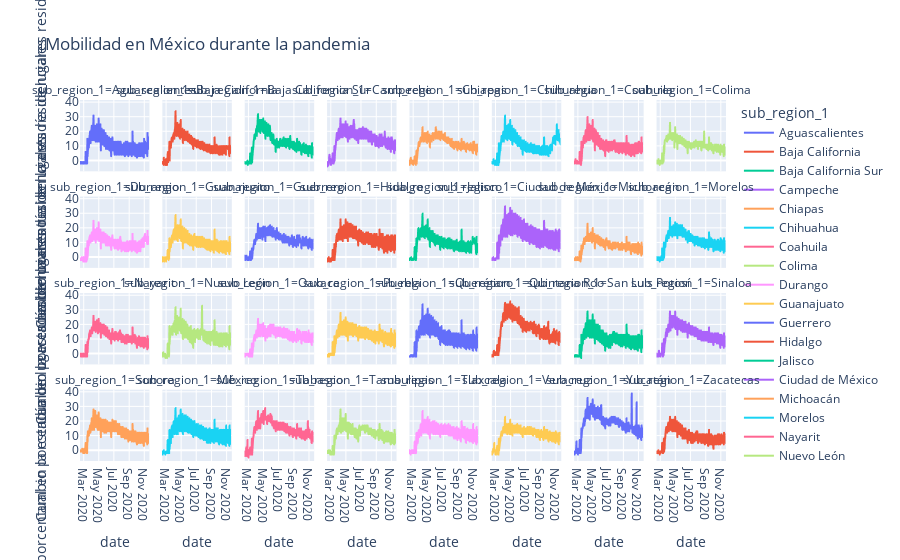

Notebook cell for this chart:
### Markdown cell above
### Gráficas de Prueba

### Code cell
fig = px.line(mob_google[mob_google["sub_region_1"].notnull()], 
              x="date", y="Cambio porcentual en la estadía de lugares residenciales",
              color="sub_region_1", facet_col = "sub_region_1", 
              facet_col_wrap=8, title = "Mobilidad en México durante la pandemia", )
fig.show()

### Figure 1 — Plotly figure (JSON) as saved in the notebook; plotly's stock layout.template omitted (floating-point values rounded to 4 significant figures; data arrays with more than 128 entries replaced by an {"elided": "..."} marker saying what was removed)
{"data": [{"hovertemplate": "sub_region_1=Aguascalientes<br>date=%{x}<br>Cambio porcentual en la estadía de lugares residenciales=%{y}<extra></extra>", "legendgroup": "Aguascalientes", "line": {"color": "#636efa", "dash": "solid"}, "mode": "lines", "name": "Aguascalientes", "showlegend": true, "type": "scattergl", "x": {"elided": "282 str values"}, "xaxis": "x25", "y": {"elided": "282 int values"}, "yaxis": "y25"}, {"hovertemplate": "sub_region_1=Baja California<br>date=%{x}<br>Cambio porcentual en la estadía de lugares residenciales=%{y}<extra></extra>", "legendgroup": "Baja California", "line": {"color": "#EF553B", "dash": "solid"}, "mode": "lines", "name": "Baja California", "showlegend": true, "type": "scattergl", "x": {"elided": "282 str values"}, "xaxis": "x26", "y": {"elided": "282 int values"}, "yaxis": "y26"}, {"hovertemplate": "sub_region_1=Baja California Sur<br>date=%{x}<br>Cambio porcentual en la estadía de lugares residenciales=%{y}<extra></extra>", "legendgroup": "Baja California Sur", "line": {"color": "#00cc96", "dash": "solid"}, "mode": "lines", "name": "Baja California Sur", "showlegend": true, "type": "scattergl", "x": {"elided": "282 str values"}, "xaxis": "x27", "y": {"elided": "282 int values"}, "yaxis": "y27"}, {"hovertemplate": "sub_region_1=Campeche<br>date=%{x}<br>Cambio porcentual en la estadía de lugares residenciales=%{y}<extra></extra>", "legendgroup": "Campeche", "line": {"color": "#ab63fa", "dash": "solid"}, "mode": "lines", "name": "Campeche", "showlegend": true, "type": "scattergl", "x": {"elided": "282 str values"}, "xaxis": "x28", "y": {"elided": "282 int values"}, "yaxis": "y28"}, {"hovertemplate": "sub_region_1=Chiapas<br>date=%{x}<br>Cambio porcentual en la estadía de lugares residenciales=%{y}<extra></extra>", "legendgroup": "Chiapas", "line": {"color": "#FFA15A", "dash": "solid"}, "mode": "lines", "name": "Chiapas", "showlegend": true, "type": "scattergl", "x": {"elided": "282 str values"}, "xaxis": "x29", "y": {"elided": "282 int values"}, "yaxis": "y29"}, {"hovertemplate": "sub_region_1=Chihuahua<br>date=%{x}<br>Cambio porcentual en la estadía de lugares residenciales=%{y}<extra></extra>", "legendgroup": "Chihuahua", "line": {"color": "#19d3f3", "dash": "solid"}, "mode": "lines", "name": "Chihuahua", "showlegend": true, "type": "scattergl", "x": {"elided": "282 str values"}, "xaxis": "x30", "y": {"elided": "282 int values"}, "yaxis": "y30"}, {"hovertemplate": "sub_region_1=Coahuila<br>date=%{x}<br>Cambio porcentual en la estadía de lugares residenciales=%{y}<extra></extra>", "legendgroup": "Coahuila", "line": {"color": "#FF6692", "dash": "solid"}, "mode": "lines", "name": "Coahuila", "showlegend": true, "type": "scattergl", "x": {"elided": "282 str values"}, "xaxis": "x31", "y": {"elided": "282 int values"}, "yaxis": "y31"}, {"hovertemplate": "sub_region_1=Colima<br>date=%{x}<br>Cambio porcentual en la estadía de lugares residenciales=%{y}<extra></extra>", "legendgroup": "Colima", "line": {"color": "#B6E880", "dash": "solid"}, "mode": "lines", "name": "Colima", "showlegend": true, "type": "scattergl", "x": {"elided": "282 str values"}, "xaxis": "x32", "y": {"elided": "282 int values"}, "yaxis": "y32"}, {"hovertemplate": "sub_region_1=Durango<br>date=%{x}<br>Cambio porcentual en la estadía de lugares residenciales=%{y}<extra></extra>", "legendgroup": "Durango", "line": {"color": "#FF97FF", "dash": "solid"}, "mode": "lines", "name": "Durango", "showlegend": true, "type": "scattergl", "x": {"elided": "282 str values"}, "xaxis": "x17", "y": {"elided": "282 int values"}, "yaxis": "y17"}, {"hovertemplate": "sub_region_1=Guanajuato<br>date=%{x}<br>Cambio porcentual en la estadía de lugares residenciales=%{y}<extra></extra>", "legendgroup": "Guanajuato", "line": {"color": "#FECB52", "dash": "solid"}, "mode": "lines", "name": "Guanajuato", "showlegend": true, "type": "scattergl", "x": {"elided": "282 str values"}, "xaxis": "x18", "y": {"elided": "282 int values"}, "yaxis": "y18"}, {"hovertemplate": "sub_region_1=Guerrero<br>date=%{x}<br>Cambio porcentual en la estadía de lugares residenciales=%{y}<extra></extra>", "legendgroup": "Guerrero", "line": {"color": "#636efa", "dash": "solid"}, "mode": "lines", "name": "Guerrero", "showlegend": true, "type": "scattergl", "x": {"elided": "282 str values"}, "xaxis": "x19", "y": {"elided": "282 int values"}, "yaxis": "y19"}, {"hovertemplate": "sub_region_1=Hidalgo<br>date=%{x}<br>Cambio porcentual en la estadía de lugares residenciales=%{y}<extra></extra>", "legendgroup": "Hidalgo", "line": {"color": "#EF553B", "dash": "solid"}, "mode": "lines", "name": "Hidalgo", "showlegend": true, "type": "scattergl", "x": {"elided": "282 str values"}, "xaxis": "x20", "y": {"elided": "282 int values"}, "yaxis": "y20"}, {"hovertemplate": "sub_region_1=Jalisco<br>date=%{x}<br>Cambio porcentual en la estadía de lugares residenciales=%{y}<extra></extra>", "legendgroup": "Jalisco", "line": {"color": "#00cc96", "dash": "solid"}, "mode": "lines", "name": "Jalisco", "showlegend": true, "type": "scattergl", "x": {"elided": "282 str values"}, "xaxis": "x21", "y": {"elided": "282 int values"}, "yaxis": "y21"}, {"hovertemplate": "sub_region_1=Ciudad de México<br>date=%{x}<br>Cambio porcentual en la estadía de lugares residenciales=%{y}<extra></extra>", "legendgroup": "Ciudad de México", "line": {"color": "#ab63fa", "dash": "solid"}, "mode": "lines", "name": "Ciudad de México", "showlegend": true, "type": "scattergl", "x": {"elided": "282 str values"}, "xaxis": "x22", "y": {"elided": "282 int values"}, "yaxis": "y22"}, {"hovertemplate": "sub_region_1=Michoacán<br>date=%{x}<br>Cambio porcentual en la estadía de lugares residenciales=%{y}<extra></extra>", "legendgroup": "Michoacán", "line": {"color": "#FFA15A", "dash": "solid"}, "mode": "lines", "name": "Michoacán", "showlegend": true, "type": "scattergl", "x": {"elided": "282 str values"}, "xaxis": "x23", "y": {"elided": "282 int values"}, "yaxis": "y23"}, {"hovertemplate": "sub_region_1=Morelos<br>date=%{x}<br>Cambio porcentual en la estadía de lugares residenciales=%{y}<extra></extra>", "legendgroup": "Morelos", "line": {"color": "#19d3f3", "dash": "solid"}, "mode": "lines", "name": "Morelos", "showlegend": true, "type": "scattergl", "x": {"elided": "282 str values"}, "xaxis": "x24", "y": {"elided": "282 int values"}, "yaxis": "y24"}, {"hovertemplate": "sub_region_1=Nayarit<br>date=%{x}<br>Cambio porcentual en la estadía de lugares residenciales=%{y}<extra></extra>", "legendgroup": "Nayarit", "line": {"color": "#FF6692", "dash": "solid"}, "mode": "lines", "name": "Nayarit", "showlegend": true, "type": "scattergl", "x": {"elided": "282 str values"}, "xaxis": "x9", "y": {"elided": "282 int values"}, "yaxis": "y9"}, {"hovertemplate": "sub_region_1=Nuevo León<br>date=%{x}<br>Cambio porcentual en la estadía de lugares residenciales=%{y}<extra></extra>", "legendgroup": "Nuevo León", "line": {"color": "#B6E880", "dash": "solid"}, "mode": "lines", "name": "Nuevo León", "showlegend": true, "type": "scattergl", "x": {"elided": "282 str values"}, "xaxis": "x10", "y": {"elided": "282 int values"}, "yaxis": "y10"}, {"hovertemplate": "sub_region_1=Oaxaca<br>date=%{x}<br>Cambio porcentual en la estadía de lugares residenciales=%{y}<extra></extra>", "legendgroup": "Oaxaca", "line": {"color": "#FF97FF", "dash": "solid"}, "mode": "lines", "name": "Oaxaca", "showlegend": true, "type": "scattergl", "x": {"elided": "282 str values"}, "xaxis": "x11", "y": {"elided": "282 int values"}, "yaxis": "y11"}, {"hovertemplate": "sub_region_1=Puebla<br>date=%{x}<br>Cambio porcentual en la estadía de lugares residenciales=%{y}<extra></extra>", "legendgroup": "Puebla", "line": {"color": "#FECB52", "dash": "solid"}, "mode": "lines", "name": "Puebla", "showlegend": true, "type": "scattergl", "x": {"elided": "282 str values"}, "xaxis": "x12", "y": {"elided": "282 int values"}, "yaxis": "y12"}, {"hovertemplate": "sub_region_1=Querétaro<br>date=%{x}<br>Cambio porcentual en la estadía de lugares residenciales=%{y}<extra></extra>", "legendgroup": "Querétaro", "line": {"color": "#636efa", "dash": "solid"}, "mode": "lines", "name": "Querétaro", "showlegend": true, "type": "scattergl", "x": {"elided": "282 str values"}, "xaxis": "x13", "y": {"elided": "282 int values"}, "yaxis": "y13"}, {"hovertemplate": "sub_region_1=Quintana Roo<br>date=%{x}<br>Cambio porcentual en la estadía de lugares residenciales=%{y}<extra></extra>", "legendgroup": "Quintana Roo", "line": {"color": "#EF553B", "dash": "solid"}, "mode": "lines", "name": "Quintana Roo", "showlegend": true, "type": "scattergl", "x": {"elided": "282 str values"}, "xaxis": "x14", "y": {"elided": "282 int values"}, "yaxis": "y14"}, {"hovertemplate": "sub_region_1=San Luis Potosí<br>date=%{x}<br>Cambio porcentual en la estadía de lugares residenciales=%{y}<extra></extra>", "legendgroup": "San Luis Potosí", "line": {"color": "#00cc96", "dash": "solid"}, "mode": "lines", "name": "San Luis Potosí", "showlegend": true, "type": "scattergl", "x": {"elided": "282 str values"}, "xaxis": "x15", "y": {"elided": "282 int values"}, "yaxis": "y15"}, {"hovertemplate": "sub_region_1=Sinaloa<br>date=%{x}<br>Cambio porcentual en la estadía de lugares residenciales=%{y}<extra></extra>", "legendgroup": "Sinaloa", "line": {"color": "#ab63fa", "dash": "solid"}, "mode": "lines", "name": "Sinaloa", "showlegend": true, "type": "scattergl", "x": {"elided": "282 str values"}, "xaxis": "x16", "y": {"elided": "282 int values"}, "yaxis": "y16"}, {"hovertemplate": "sub_region_1=Sonora<br>date=%{x}<br>Cambio porcentual en la estadía de lugares residenciales=%{y}<extra></extra>", "legendgroup": "Sonora", "line": {"color": "#FFA15A", "dash": "solid"}, "mode": "lines", "name": "Sonora", "showlegend": true, "type": "scattergl", "x": {"elided": "282 str values"}, "xaxis": "x", "y": {"elided": "282 int values"}, "yaxis": "y"}, {"hovertemplate": "sub_region_1=México<br>date=%{x}<br>Cambio porcentual en la estadía de lugares residenciales=%{y}<extra></extra>", "legendgroup": "México", "line": {"color": "#19d3f3", "dash": "solid"}, "mode": "lines", "name": "México", "showlegend": true, "type": "scattergl", "x": {"elided": "282 str values"}, "xaxis": "x2", "y": {"elided": "282 int values"}, "yaxis": "y2"}, {"hovertemplate": "sub_region_1=Tabasco<br>date=%{x}<br>Cambio porcentual en la estadía de lugares residenciales=%{y}<extra></extra>", "legendgroup": "Tabasco", "line": {"color": "#FF6692", "dash": "solid"}, "mode": "lines", "name": "Tabasco", "showlegend": true, "type": "scattergl", "x": {"elided": "282 str values"}, "xaxis": "x3", "y": {"elided": "282 int values"}, "yaxis": "y3"}, {"hovertemplate": "sub_region_1=Tamaulipas<br>date=%{x}<br>Cambio porcentual en la estadía de lugares residenciales=%{y}<extra></extra>", "legendgroup": "Tamaulipas", "line": {"color": "#B6E880", "dash": "solid"}, "mode": "lines", "name": "Tamaulipas", "showlegend": true, "type": "scattergl", "x": {"elided": "282 str values"}, "xaxis": "x4", "y": {"elided": "282 int values"}, "yaxis": "y4"}, {"hovertemplate": "sub_region_1=Tlaxcala<br>date=%{x}<br>Cambio porcentual en la estadía de lugares residenciales=%{y}<extra></extra>", "legendgroup": "Tlaxcala", "line": {"color": "#FF97FF", "dash": "solid"}, "mode": "lines", "name": "Tlaxcala", "showlegend": true, "type": "scattergl", "x": {"elided": "282 str values"}, "xaxis": "x5", "y": {"elided": "282 int values"}, "yaxis": "y5"}, {"hovertemplate": "sub_region_1=Veracruz<br>date=%{x}<br>Cambio porcentual en la estadía de lugares residenciales=%{y}<extra></extra>", "legendgroup": "Veracruz", "line": {"color": "#FECB52", "dash": "solid"}, "mode": "lines", "name": "Veracruz", "showlegend": true, "type": "scattergl", "x": {"elided": "282 str values"}, "xaxis": "x6", "y": {"elided": "282 int values"}, "yaxis": "y6"}, {"hovertemplate": "sub_region_1=Yucatán<br>date=%{x}<br>Cambio porcentual en la estadía de lugares residenciales=%{y}<extra></extra>", "legendgroup": "Yucatán", "line": {"color": "#636efa", "dash": "solid"}, "mode": "lines", "name": "Yucatán", "showlegend": true, "type": "scattergl", "x": {"elided": "282 str values"}, "xaxis": "x7", "y": {"elided": "282 int values"}, "yaxis": "y7"}, {"hovertemplate": "sub_region_1=Zacatecas<br>date=%{x}<br>Cambio porcentual en la estadía de lugares residenciales=%{y}<extra></extra>", "legendgroup": "Zacatecas", "line": {"color": "#EF553B", "dash": "solid"}, "mode": "lines", "name": "Zacatecas", "showlegend": true, "type": "scattergl", "x": {"elided": "282 str values"}, "xaxis": "x8", "y": {"elided": "282 int values"}, "yaxis": "y8"}], "layout": {"annotations": [{"font": {}, "showarrow": false, "text": "sub_region_1=Sonora", "x": 0.05375, "xanchor": "center", "xref": "paper", "y": 0.1975, "yanchor": "bottom", "yref": "paper"}, {"font": {}, "showarrow": false, "text": "sub_region_1=México", "x": 0.1812, "xanchor": "center", "xref": "paper", "y": 0.1975, "yanchor": "bottom", "yref": "paper"}, {"font": {}, "showarrow": false, "text": "sub_region_1=Tabasco", "x": 0.3087, "xanchor": "center", "xref": "paper", "y": 0.1975, "yanchor": "bottom", "yref": "paper"}, {"font": {}, "showarrow": false, "text": "sub_region_1=Tamaulipas", "x": 0.4363, "xanchor": "center", "xref": "paper", "y": 0.1975, "yanchor": "bottom", "yref": "paper"}, {"font": {}, "showarrow": false, "text": "sub_region_1=Tlaxcala", "x": 0.5637, "xanchor": "center", "xref": "paper", "y": 0.1975, "yanchor": "bottom", "yref": "paper"}, {"font": {}, "showarrow": false, "text": "sub_region_1=Veracruz", "x": 0.6912, "xanchor": "center", "xref": "paper", "y": 0.1975, "yanchor": "bottom", "yref": "paper"}, {"font": {}, "showarrow": false, "text": "sub_region_1=Yucatán", "x": 0.8188, "xanchor": "center", "xref": "paper", "y": 0.1975, "yanchor": "bottom", "yref": "paper"}, {"font": {}, "showarrow": false, "text": "sub_region_1=Zacatecas", "x": 0.9463, "xanchor": "center", "xref": "paper", "y": 0.1975, "yanchor": "bottom", "yref": "paper"}, {"font": {}, "showarrow": false, "text": "sub_region_1=Nayarit", "x": 0.05375, "xanchor": "center", "xref": "paper", "y": 0.465, "yanchor": "bottom", "yref": "paper"}, {"font": {}, "showarrow": false, "text": "sub_region_1=Nuevo León", "x": 0.1812, "xanchor": "center", "xref": "paper", "y": 0.465, "yanchor": "bottom", "yref": "paper"}, {"font": {}, "showarrow": false, "text": "sub_region_1=Oaxaca", "x": 0.3087, "xanchor": "center", "xref": "paper", "y": 0.465, "yanchor": "bottom", "yref": "paper"}, {"font": {}, "showarrow": false, "text": "sub_region_1=Puebla", "x": 0.4363, "xanchor": "center", "xref": "paper", "y": 0.465, "yanchor": "bottom", "yref": "paper"}, {"font": {}, "showarrow": false, "text": "sub_region_1=Querétaro", "x": 0.5637, "xanchor": "center", "xref": "paper", "y": 0.465, "yanchor": "bottom", "yref": "paper"}, {"font": {}, "showarrow": false, "text": "sub_region_1=Quintana Roo", "x": 0.6912, "xanchor": "center", "xref": "paper", "y": 0.465, "yanchor": "bottom", "yref": "paper"}, {"font": {}, "showarrow": false, "text": "sub_region_1=San Luis Potosí", "x": 0.8188, "xanchor": "center", "xref": "paper", "y": 0.465, "yanchor": "bottom", "yref": "paper"}, {"font": {}, "showarrow": false, "text": "sub_region_1=Sinaloa", "x": 0.9463, "xanchor": "center", "xref": "paper", "y": 0.465, "yanchor": "bottom", "yref": "paper"}, {"font": {}, "showarrow": false, "text": "sub_region_1=Durango", "x": 0.05375, "xanchor": "center", "xref": "paper", "y": 0.7325, "yanchor": "bottom", "yref": "paper"}, {"font": {}, "showarrow": false, "text": "sub_region_1=Guanajuato", "x": 0.1812, "xanchor": "center", "xref": "paper", "y": 0.7325, "yanchor": "bottom", "yref": "paper"}, {"font": {}, "showarrow": false, "text": "sub_region_1=Guerrero", "x": 0.3087, "xanchor": "center", "xref": "paper", "y": 0.7325, "yanchor": "bottom", "yref": "paper"}, {"font": {}, "showarrow": false, "text": "sub_region_1=Hidalgo", "x": 0.4363, "xanchor": "center", "xref": "paper", "y": 0.7325, "yanchor": "bottom", "yref": "paper"}, {"font": {}, "showarrow": false, "text": "sub_region_1=Jalisco", "x": 0.5637, "xanchor": "center", "xref": "paper", "y": 0.7325, "yanchor": "bottom", "yref": "paper"}, {"font": {}, "showarrow": false, "text": "sub_region_1=Ciudad de México", "x": 0.6912, "xanchor": "center", "xref": "paper", "y": 0.7325, "yanchor": "bottom", "yref": "paper"}, {"font": {}, "showarrow": false, "text": "sub_region_1=Michoacán", "x": 0.8188, "xanchor": "center", "xref": "paper", "y": 0.7325, "yanchor": "bottom", "yref": "paper"}, {"font": {}, "showarrow": false, "text": "sub_region_1=Morelos", "x": 0.9463, "xanchor": "center", "xref": "paper", "y": 0.7325, "yanchor": "bottom", "yref": "paper"}, {"font": {}, "showarrow": false, "text": "sub_region_1=Aguascalientes", "x": 0.05375, "xanchor": "center", "xref": "paper", "y": 1, "yanchor": "bottom", "yref": "paper"}, {"font": {}, "showarrow": false, "text": "sub_region_1=Baja California", "x": 0.1812, "xanchor": "center", "xref": "paper", "y": 1, "yanchor": "bottom", "yref": "paper"}, {"font": {}, "showarrow": false, "text": "sub_region_1=Baja California Sur", "x": 0.3087, "xanchor": "center", "xref": "paper", "y": 1, "yanchor": "bottom", "yref": "paper"}, {"font": {}, "showarrow": false, "text": "sub_region_1=Campeche", "x": 0.4363, "xanchor": "center", "xref": "paper", "y": 1, "yanchor": "bottom", "yref": "paper"}, {"font": {}, "showarrow": false, "text": "sub_region_1=Chiapas", "x": 0.5637, "xanchor": "center", "xref": "paper", "y": 1, "yanchor": "bottom", "yref": "paper"}, {"font": {}, "showarrow": false, "text": "sub_region_1=Chihuahua", "x": 0.6912, "xanchor": "center", "xref": "paper", "y": 1, "yanchor": "bottom", "yref": "paper"}, {"font": {}, "showarrow": false, "text": "sub_region_1=Coahuila", "x": 0.8188, "xanchor": "center", "xref": "paper", "y": 1, "yanchor": "bottom", "yref": "paper"}, {"font": {}, "showarrow": false, "text": "sub_region_1=Colima", "x": 0.9463, "xanchor": "center", "xref": "paper", "y": 1, "yanchor": "bottom", "yref": "paper"}], "autosize": true, "legend": {"title": {"text": "sub_region_1"}, "tracegroupgap": 0}, "title": {"text": "Mobilidad en México durante la pandemia"}, "xaxis": {"anchor": "y", "autorange": true, "domain": [0, 0.1075], "range": ["2020-02-15", "2020-11-22"], "title": {"text": "date"}, "type": "date"}, "xaxis10": {"anchor": "y10", "autorange": true, "domain": [0.1275, 0.235], "matches": "x", "range": ["2020-02-15", "2020-11-22"], "showticklabels": false, "type": "date"}, "xaxis11": {"anchor": "y11", "autorange": true, "domain": [0.255, 0.3625], "matches": "x", "range": ["2020-02-15", "2020-11-22"], "showticklabels": false, "type": "date"}, "xaxis12": {"anchor": "y12", "autorange": true, "domain": [0.3825, 0.49], "matches": "x", "range": ["2020-02-15", "2020-11-22"], "showticklabels": false, "type": "date"}, "xaxis13": {"anchor": "y13", "autorange": true, "domain": [0.51, 0.6175], "matches": "x", "range": ["2020-02-15", "2020-11-22"], "showticklabels": false, "type": "date"}, "xaxis14": {"anchor": "y14", "autorange": true, "domain": [0.6375, 0.745], "matches": "x", "range": ["2020-02-15", "2020-11-22"], "showticklabels": false, "type": "date"}, "xaxis15": {"anchor": "y15", "autorange": true, "domain": [0.765, 0.8725], "matches": "x", "range": ["2020-02-15", "2020-11-22"], "showticklabels": false, "type": "date"}, "xaxis16": {"anchor": "y16", "autorange": true, "domain": [0.8925, 1], "matches": "x", "range": ["2020-02-15", "2020-11-22"], "showticklabels": false, "type": "date"}, "xaxis17": {"anchor": "y17", "autorange": true, "domain": [0, 0.1075], "matches": "x", "range": ["2020-02-15", "2020-11-22"], "showticklabels": false, "type": "date"}, "xaxis18": {"anchor": "y18", "autorange": true, "domain": [0.1275, 0.235], "matches": "x", "range": ["2020-02-15", "2020-11-22"], "showticklabels": false, "type": "date"}, "xaxis19": {"anchor": "y19", "autorange": true, "domain": [0.255, 0.3625], "matches": "x", "range": ["2020-02-15", "2020-11-22"], "showticklabels": false, "type": "date"}, "xaxis2": {"anchor": "y2", "autorange": true, "domain": [0.1275, 0.235], "matches": "x", "range": ["2020-02-15", "2020-11-22"], "title": {"text": "date"}, "type": "date"}, "xaxis20": {"anchor": "y20", "autorange": true, "domain": [0.3825, 0.49], "matches": "x", "range": ["2020-02-15", "2020-11-22"], "showticklabels": false, "type": "date"}, "xaxis21": {"anchor": "y21", "autorange": true, "domain": [0.51, 0.6175], "matches": "x", "range": ["2020-02-15", "2020-11-22"], "showticklabels": false, "type": "date"}, "xaxis22": {"anchor": "y22", "autorange": true, "domain": [0.6375, 0.745], "matches": "x", "range": ["2020-02-15", "2020-11-22"], "showticklabels": false, "type": "date"}, "xaxis23": {"anchor": "y23", "autorange": true, "domain": [0.765, 0.8725], "matches": "x", "range": ["2020-02-15", "2020-11-22"], "showticklabels": false, "type": "date"}, "xaxis24": {"anchor": "y24", "autorange": true, "domain": [0.8925, 1], "matches": "x", "range": ["2020-02-15", "2020-11-22"], "showticklabels": false, "type": "date"}, "xaxis25": {"anchor": "y25", "autorange": true, "domain": [0, 0.1075], "matches": "x", "range": ["2020-02-15", "2020-11-22"], "showticklabels": false, "type": "date"}, "xaxis26": {"anchor": "y26", "autorange": true, "domain": [0.1275, 0.235], "matches": "x", "range": ["2020-02-15", "2020-11-22"], "showticklabels": false, "type": "date"}, "xaxis27": {"anchor": "y27", "autorange": true, "domain": [0.255, 0.3625], "matches": "x", "range": ["2020-02-15", "2020-11-22"], "showticklabels": false, "type": "date"}, "xaxis28": {"anchor": "y28", "autorange": true, "domain": [0.3825, 0.49], "matches": "x", "range": ["2020-02-15", "2020-11-22"], "showticklabels": false, "type": "date"}, "xaxis29": {"anchor": "y29", "autorange": true, "domain": [0.51, 0.6175], "matches": "x", "range": ["2020-02-15", "2020-11-22"], "showticklabels": false, "type": "date"}, "xaxis3": {"anchor": "y3", "autorange": true, "domain": [0.255, 0.3625], "matches": "x", "range": ["2020-02-15", "2020-11-22"], "title": {"text": "date"}, "type": "date"}, "xaxis30": {"anchor": "y30", "autorange": true, "domain": [0.6375, 0.745], "matches": "x", "range": ["2020-02-15", "2020-11-22"], "showticklabels": false, "type": "date"}, "xaxis31": {"anchor": "y31", "autorange": true, "domain": [0.765, 0.8725], "matches": "x", "range": ["2020-02-15", "2020-11-22"], "showticklabels": false, "type": "date"}, "xaxis32": {"anchor": "y32", "autorange": true, "domain": [0.8925, 1], "matches": "x", "range": ["2020-02-15", "2020-11-22"], "showticklabels": false, "type": "date"}, "xaxis4": {"anchor": "y4", "autorange": true, "domain": [0.3825, 0.49], "matches": "x", "range": ["2020-02-15", "2020-11-22"], "title": {"text": "date"}, "type": "date"}, "xaxis5": {"anchor": "y5", "autorange": true, "domain": [0.51, 0.6175], "matches": "x", "range": ["2020-02-15", "2020-11-22"], "title": {"text": "date"}, "type": "date"}, "xaxis6": {"anchor": "y6", "autorange": true, "domain": [0.6375, 0.745], "matches": "x", "range": ["2020-02-15", "2020-11-22"], "title": {"text": "date"}, "type": "date"}, "xaxis7": {"anchor": "y7", "autorange": true, "domain": [0.765, 0.8725], "matches": "x", "range": ["2020-02-15", "2020-11-22"], "title": {"text": "date"}, "type": "date"}, "xaxis8": {"anchor": "y8", "autorange": true, "domain": [0.8925, 1], "matches": "x", "range": ["2020-02-15", "2020-11-22"], "title": {"text": "date"}, "type": "date"}, "xaxis9": {"anchor": "y9", "autorange": true, "domain": [0, 0.1075], "matches": "x", "range": ["2020-02-15", "2020-11-22"], "showticklabels": false, "type": "date"}, "yaxis": {"anchor": "x", "autorange": true, "domain": [0, 0.1975], "range": [-6.889, 41.33], "title": {"text": "Cambio porcentual en la estadía de lugares residenciales"}, "type": "linear"}, "yaxis10": {"anchor": "x10", "autorange": true, "domain": [0.2675, 0.465], "matches": "y", "range": [-6.889, 41.33], "showticklabels": false, "type": "linear"}, "yaxis11": {"anchor": "x11", "autorange": true, "domain": [0.2675, 0.465], "matches": "y", "range": [-6.889, 41.33], "showticklabels": false, "type": "linear"}, "yaxis12": {"anchor": "x12", "autorange": true, "domain": [0.2675, 0.465], "matches": "y", "range": [-6.889, 41.33], "showticklabels": false, "type": "linear"}, "yaxis13": {"anchor": "x13", "autorange": true, "domain": [0.2675, 0.465], "matches": "y", "range": [-6.889, 41.33], "showticklabels": false, "type": "linear"}, "yaxis14": {"anchor": "x14", "autorange": true, "domain": [0.2675, 0.465], "matches": "y", "range": [-6.889, 41.33], "showticklabels": false, "type": "linear"}, "yaxis15": {"anchor": "x15", "autorange": true, "domain": [0.2675, 0.465], "matches": "y", "range": [-6.889, 41.33], "showticklabels": false, "type": "linear"}, "yaxis16": {"anchor": "x16", "autorange": true, "domain": [0.2675, 0.465], "matches": "y", "range": [-6.889, 41.33], "showticklabels": false, "type": "linear"}, "yaxis17": {"anchor": "x17", "autorange": true, "domain": [0.535, 0.7325], "matches": "y", "range": [-6.889, 41.33], "title": {"text": "Cambio porcentual en la estadía de lugares residenciales"}, "type": "linear"}, "yaxis18": {"anchor": "x18", "autorange": true, "domain": [0.535, 0.7325], "matches": "y", "range": [-6.889, 41.33], "showticklabels": false, "type": "linear"}, "yaxis19": {"anchor": "x19", "autorange": true, "domain": [0.535, 0.7325], "matches": "y", "range": [-6.889, 41.33], "showticklabels": false, "type": "linear"}, "yaxis2": {"anchor": "x2", "autorange": true, "domain": [0, 0.1975], "matches": "y", "range": [-6.889, 41.33], "showticklabels": false, "type": "linear"}, "yaxis20": {"anchor": "x20", "autorange": true, "domain": [0.535, 0.7325], "matches": "y", "range": [-6.889, 41.33], "showticklabels": false, "type": "linear"}, "yaxis21": {"anchor": "x21", "autorange": true, "domain": [0.535, 0.7325], "matches": "y", "range": [-6.889, 41.33], "showticklabels": false, "type": "linear"}, "yaxis22": {"anchor": "x22", "autorange": true, "domain": [0.535, 0.7325], "matches": "y", "range": [-6.889, 41.33], "showticklabels": false, "type": "linear"}, "yaxis23": {"anchor": "x23", "autorange": true, "domain": [0.535, 0.7325], "matches": "y", "range": [-6.889, 41.33], "showticklabels": false, "type": "linear"}, "yaxis24": {"anchor": "x24", "autorange": true, "domain": [0.535, 0.7325], "matches": "y", "range": [-6.889, 41.33], "showticklabels": false, "type": "linear"}, "yaxis25": {"anchor": "x25", "autorange": true, "domain": [0.8025, 1], "matches": "y", "range": [-6.889, 41.33], "title": {"text": "Cambio porcentual en la estadía de lugares residenciales"}, "type": "linear"}, "yaxis26": {"anchor": "x26", "autorange": true, "domain": [0.8025, 1], "matches": "y", "range": [-6.889, 41.33], "showticklabels": false, "type": "linear"}, "yaxis27": {"anchor": "x27", "autorange": true, "domain": [0.8025, 1], "matches": "y", "range": [-6.889, 41.33], "showticklabels": false, "type": "linear"}, "yaxis28": {"anchor": "x28", "autorange": true, "domain": [0.8025, 1], "matches": "y", "range": [-6.889, 41.33], "showticklabels": false, "type": "linear"}, "yaxis29": {"anchor": "x29", "autorange": true, "domain": [0.8025, 1], "matches": "y", "range": [-6.889, 41.33], "showticklabels": false, "type": "linear"}, "yaxis3": {"anchor": "x3", "autorange": true, "domain": [0, 0.1975], "matches": "y", "range": [-6.889, 41.33], "showticklabels": false, "type": "linear"}, "yaxis30": {"anchor": "x30", "autorange": true, "domain": [0.8025, 1], "matches": "y", "range": [-6.889, 41.33], "showticklabels": false, "type": "linear"}, "yaxis31": {"anchor": "x31", "autorange": true, "domain": [0.8025, 1], "matches": "y", "range": [-6.889, 41.33], "showticklabels": false, "type": "linear"}, "yaxis32": {"anchor": "x32", "autorange": true, "domain": [0.8025, 1], "matches": "y", "range": [-6.889, 41.33], "showticklabels": false, "type": "linear"}, "yaxis4": {"anchor": "x4", "autorange": true, "domain": [0, 0.1975], "matches": "y", "range": [-6.889, 41.33], "showticklabels": false, "type": "linear"}, "yaxis5": {"anchor": "x5", "autorange": true, "domain": [0, 0.1975], "matches": "y", "range": [-6.889, 41.33], "showticklabels": false, "type": "linear"}, "yaxis6": {"anchor": "x6", "autorange": true, "domain": [0, 0.1975], "matches": "y", "range": [-6.889, 41.33], "showticklabels": false, "type": "linear"}, "yaxis7": {"anchor": "x7", "autorange": true, "domain": [0, 0.1975], "matches": "y", "range": [-6.889, 41.33], "showticklabels": false, "type": "linear"}, "yaxis8": {"anchor": "x8", "autorange": true, "domain": [0, 0.1975], "matches": "y", "range": [-6.889, 41.33], "showticklabels": false, "type": "linear"}, "yaxis9": {"anchor": "x9", "autorange": true, "domain": [0.2675, 0.465], "matches": "y", "range": [-6.889, 41.33], "title": {"text": "Cambio porcentual en la estadía de lugares residenciales"}, "type": "linear"}}}
